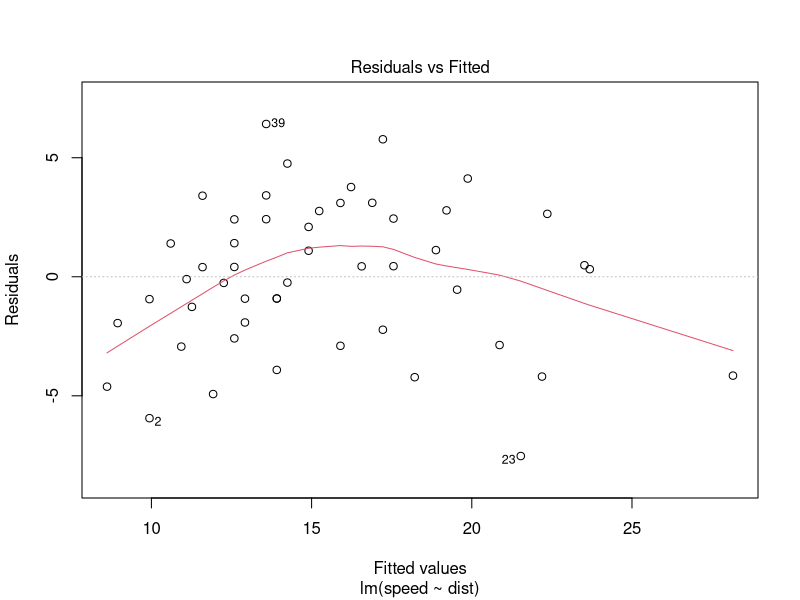
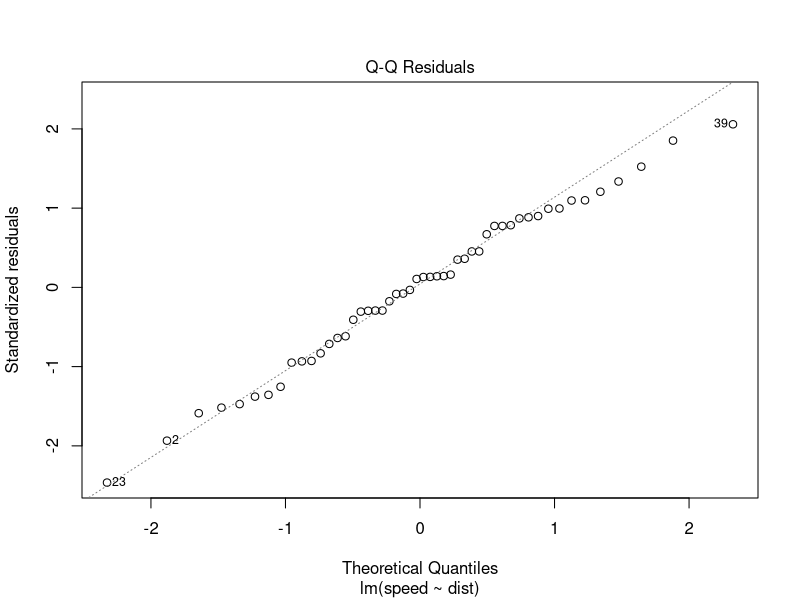
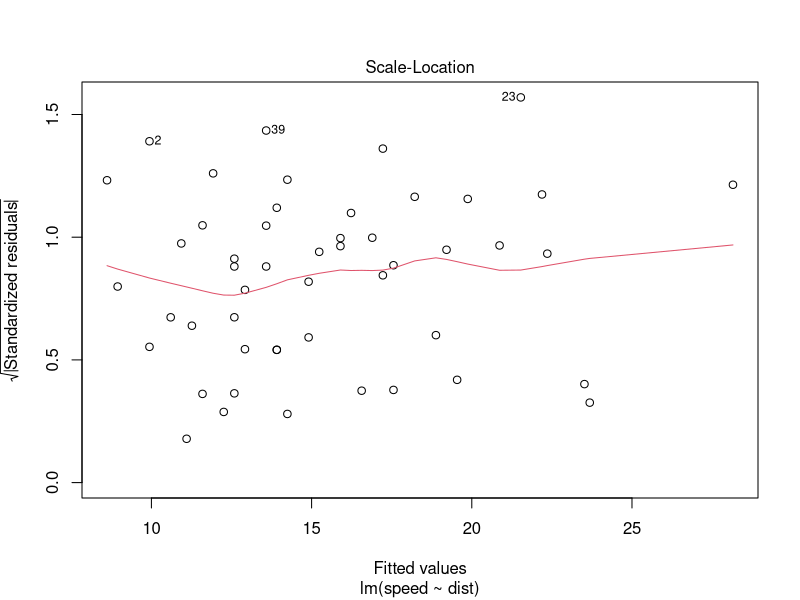
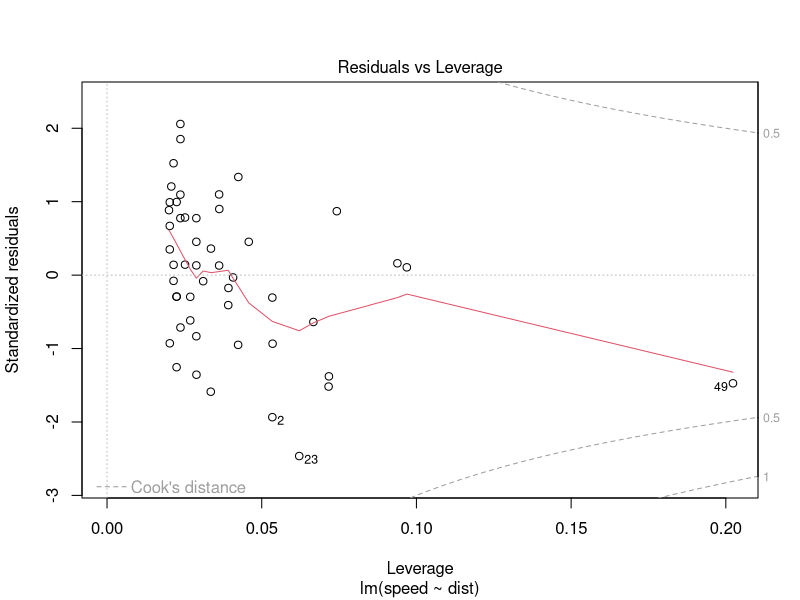
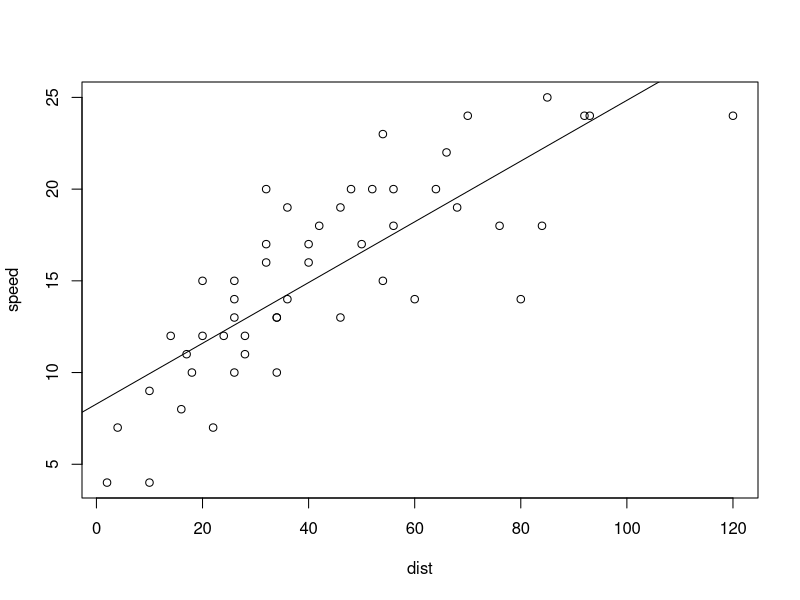
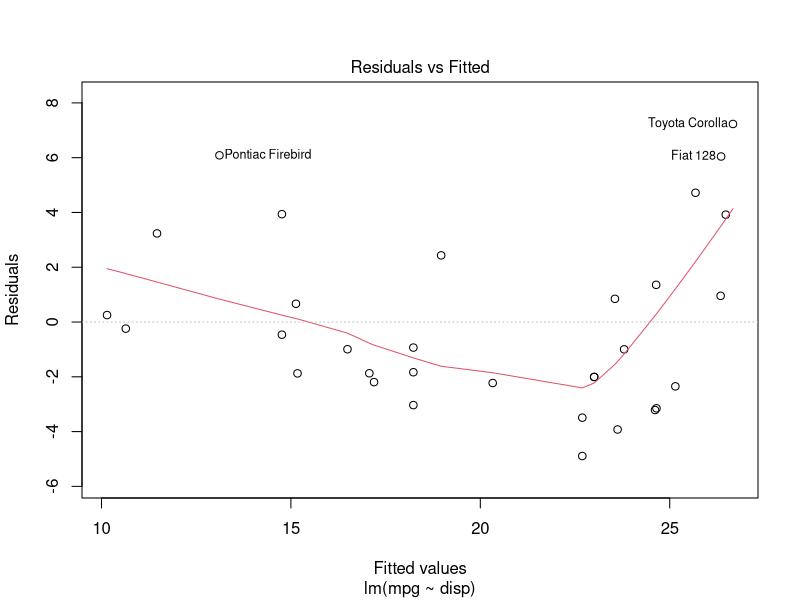
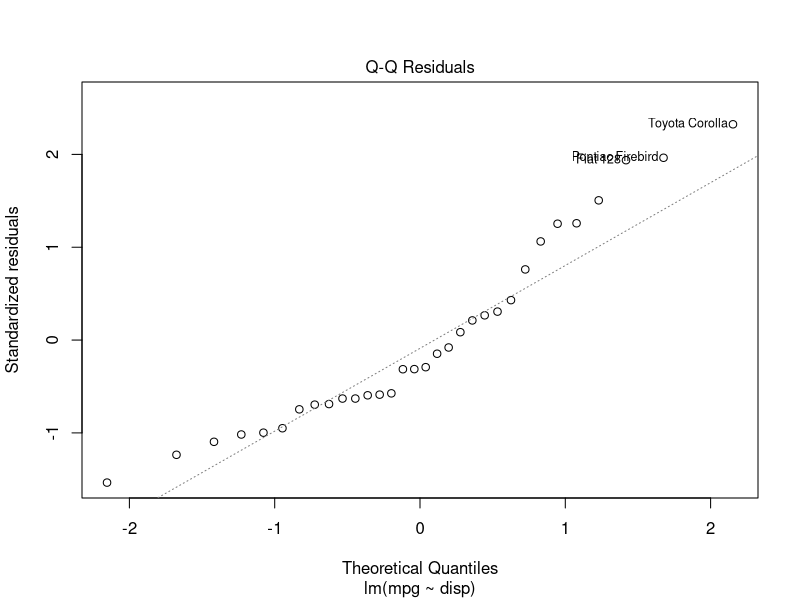
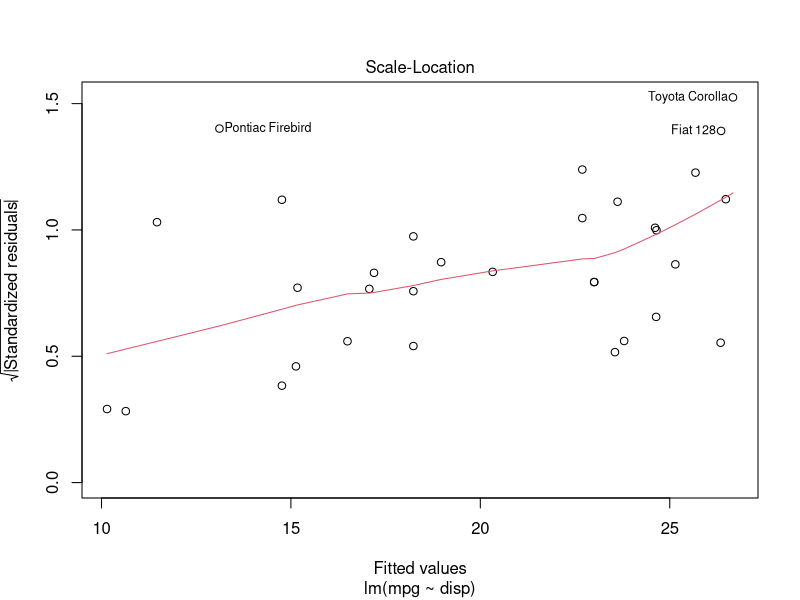

These figures' R source, in order:
# Regressão Linear Simples

# Analisando base
colnames(mtcars)
dim(cars)
head(cars)

# Calculando correlação
cor(cars)

# Crinado modelo de regreção
modelo = lm(speed ~ dist, data = cars)
modelo

# Coeficiente de determinação
summary(modelo)$r.squared

# Coeficiente de determinação ajustado
summary(modelo)$adj.r.squared

# Plotando o gráfico do modelo
plot(modelo)
plot(speed ~ dist, data = cars)
abline(modelo)

# Realizando a previsão
modelo$coefficients[1] + (modelo$coefficients[2] * 22)
predict(modelo, data.frame(dist = 22))


# Regressão Linear Simples
# Analisando base
colnames(mtcars)
dim(mtcars)
head(cars)

# Calculando correlação
cor(mtcars[1:4])

# Criando modelo de regressão
modelo = lm(mpg ~ disp, data = mtcars)
modelo

# Coeficiente de determinação
summary(modelo)$r.squared

# Coeficiente de determinação ajustado
summary(modelo)$adj.r.squared

# Plotando o gráfico do modelo
plot(modelo)
plot(mpg ~ disp, data = mtcars)
abline(modelo)

# Realizando a previsão
modelo$coefficients[1] + (modelo$coefficients[2] * 200)
predict(modelo, data.frame(disp = 200))
